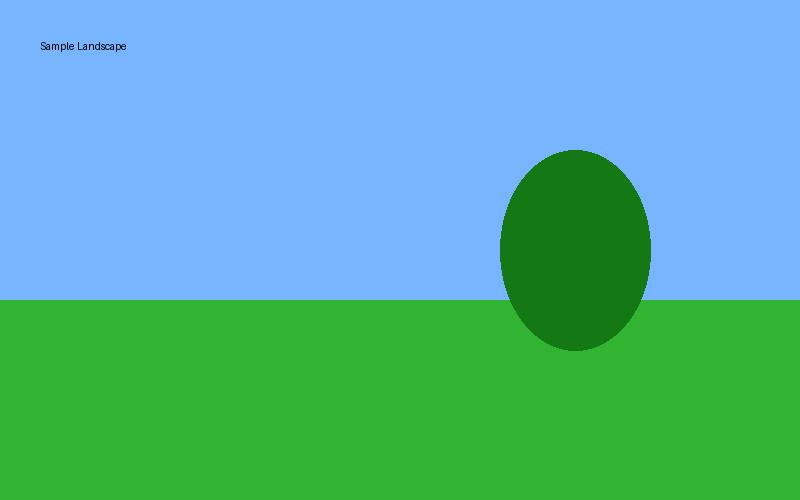
#> input picture sample.jpg, 800 x 500 px
$ python '14. Perspective Transformation.py'
#> lines starting #> are read from the running program, lines starting #| are printed output that depends on the picture
import cv2
import numpy as np

image = cv2.imread("sample.jpg")
#> image is the input picture: shape (500, 800, 3); mean B, G, R 161.3, 176, 87.4

rows, cols, ch = image.shape
#> rows = 500; cols = 800; ch = 3

pts1 = np.float32([[50,50],[300,50],[50,300],[300,300]])
pts2 = np.float32([[10,100],[250,50],[100,250],[300,300]])

matrix = cv2.getPerspectiveTransform(pts1, pts2)

output = cv2.warpPerspective(image, matrix, (cols, rows))
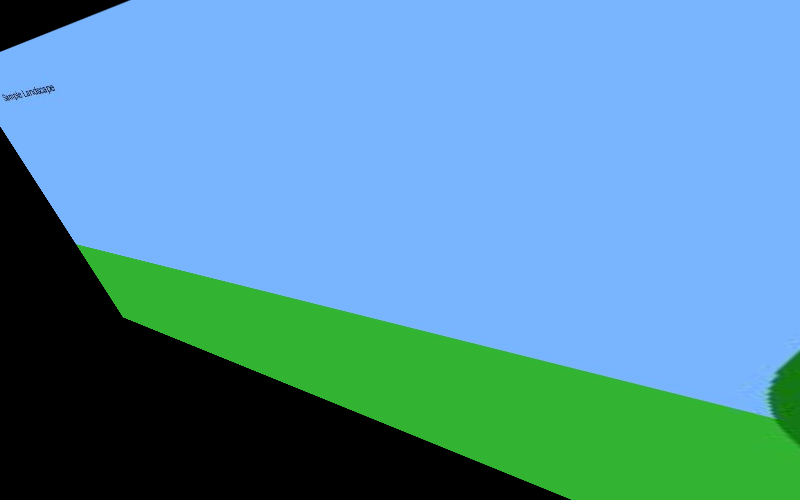
#> output: shape (500, 800, 3); mean B, G, R 168.7, 144.1, 84.6

cv2.imshow("Perspective", output)

cv2.waitKey(0)
cv2.destroyAllWindows()
